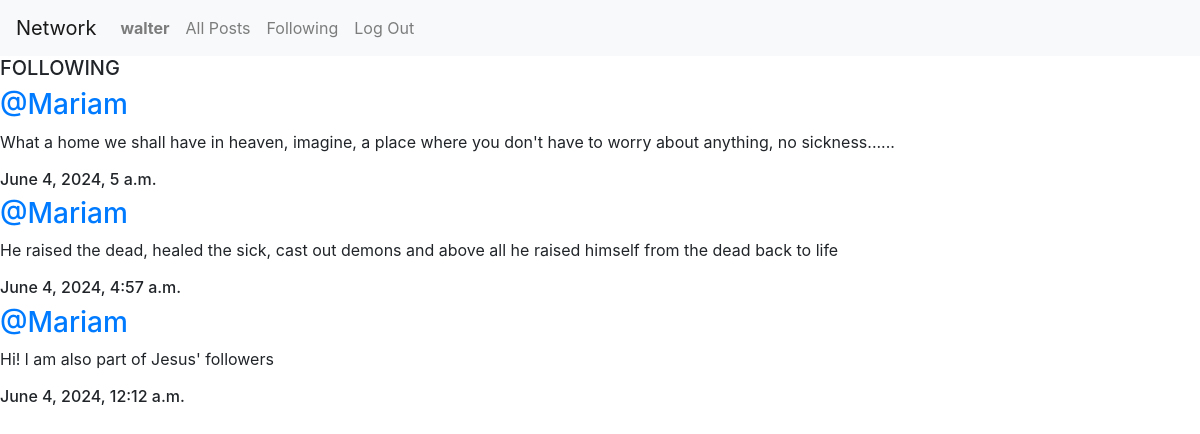
Page /following (signed in) on the committed database.
### network/models.py (models this page shows, shortened)
class User(AbstractUser):
    pass

class Post(models.Model):
    user = models.ForeignKey(User, on_delete=models.CASCADE, related_name= "sender")
    information = models.CharField(max_length= 165)
    date = models.DateTimeField(auto_now_add= True)

### network/views.py (the view)
# urls.py: path("following", views.following, name="following"),
def following(request):
    presentUser= User.objects.get(pk=request.user.id)
    followers= Follow.objects.filter(user=presentUser)
    all_posts= Post.objects.all().order_by('id').reverse()
    posts_of_presentUser=[]
    for post in all_posts:
        for individual in followers:
            if individual.user_follower== post.user:
                posts_of_presentUser.append(post)
    paginator = Paginator(posts_of_presentUser, 10)
    page_number = request.GET.get('page')
    page_posts= paginator.get_page(page_number)
    return render(request, "network/following.html", {
                 "page_posts":page_posts,
    })

### network/templates/network/following.html (shortened to what this page needs)
{% extends "network/layout.html" %}
{% block body %}
<h5>FOLLOWING</H5>
    <div class="page_posts">
        {% for post in page_posts %}
            <div>
                <h3 class="name"><a href="{% url 'profile' user_id=post.user.id %}"> @{{post.user}}</a></h3>
                    <p class="information"> {{post.information}}</p>
                        <h6>{{post.date}}</h6>
            </div>
    </div>
        {% endfor %}
{% endblock %}

### network/templates/network/layout.html (shortened to what this page needs)
{% load static %}
<!DOCTYPE html>
<html lang="en">
    <head>
        <link rel="stylesheet" href="https://stackpath.bootstrapcdn.com/bootstrap/4.4.1/css/bootstrap.min.css">
        <link href="{% static 'network/style.css' %}" rel="stylesheet">
        <link rel="stylesheet" href="https://cdnjs.cloudflare.com/ajax/libs/font-awesome/4.7.0/css/font-awesome.min.css">
    </head>
    <body>
        <nav class="navbar navbar-expand-lg navbar-light bg-light">
            <a class="navbar-brand" href="{% url 'index' %}">Network</a>
            <div>
              <ul class="navbar-nav mr-auto">
                {% if user.is_authenticated %}
                    <li class="nav-item">
                        <a class="nav-link" href="{% url 'profile' user_id=user.id %}"><strong>{{ user.username }}</strong></a>
                    </li>
                {% endif %}
                    <li class="nav-item">
                        <a class="nav-link" href="{% url 'index' %}">All Posts</a>
                    </li>
                {% if user.is_authenticated %}
                    <li class="nav-item">
                        <a class="nav-link" href="{% url 'following' %}">Following</a>
                    </li>
                    <li class="nav-item">
                        <a class="nav-link" href="{% url 'logout' %}">Log Out</a>
                    </li>
                {% endif %}
              </ul>
            </div>
          </nav>
        <div class="body">
            {% block body %}
            {% endblock %}
    </body>
</html>

### rows in the picture
User: username "walter"
Post: user "Mariam", information "What a home we shall have in heaven, imagine, a place where you don't have to worry about anything, no sickness......", date "June 4, 2024, 5 a.m."
Post: user "Mariam", information "He raised the dead, healed the sick, cast out demons and above all he raised himself from the dead back to life", date "June 4, 2024, 4:57 a.m."
Post: user "Mariam", information "Hi! l am also part of Jesus' followers", date "June 4, 2024, 12:12 a.m."
